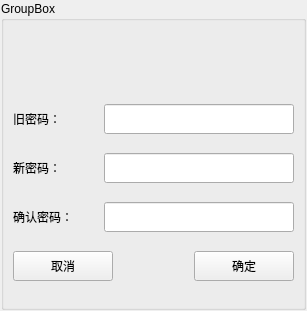
<?xml version="1.0" encoding="UTF-8"?>
<ui version="4.0">
 <class>PasswordChangeForm</class>
 <widget class="QWidget" name="PasswordChangeForm">
  <property name="geometry">
   <rect>
    <x>0</x>
    <y>0</y>
    <width>307</width>
    <height>311</height>
   </rect>
  </property>
  <property name="windowTitle">
   <string>Form</string>
  </property>
  <layout class="QGridLayout" name="gridLayout_2">
   <property name="leftMargin">
    <number>1</number>
   </property>
   <property name="topMargin">
    <number>1</number>
   </property>
   <property name="rightMargin">
    <number>1</number>
   </property>
   <property name="bottomMargin">
    <number>1</number>
   </property>
   <item row="0" column="0">
    <widget class="GroupBoxEx" name="groupBox">
     <property name="title">
      <string>GroupBox</string>
     </property>
     <layout class="QGridLayout" name="gridLayout">
      <property name="topMargin">
       <number>70</number>
      </property>
      <item row="0" column="0">
       <widget class="LabelEx" name="label">
        <property name="text">
         <string>旧密码：</string>
        </property>
       </widget>
      </item>
      <item row="0" column="1" colspan="2">
       <widget class="LineEditEx" name="lineEditPasswdOld">
        <property name="minimumSize">
         <size>
          <width>0</width>
          <height>30</height>
         </size>
        </property>
        <property name="echoMode">
         <enum>QLineEdit::Password</enum>
        </property>
       </widget>
      </item>
      <item row="1" column="0">
       <widget class="LabelEx" name="label_2">
        <property name="text">
         <string>新密码：</string>
        </property>
       </widget>
      </item>
      <item row="1" column="1" colspan="2">
       <widget class="LineEditEx" name="lineEditPasswdNew">
        <property name="minimumSize">
         <size>
          <width>0</width>
          <height>30</height>
         </size>
        </property>
        <property name="echoMode">
         <enum>QLineEdit::Password</enum>
        </property>
       </widget>
      </item>
      <item row="2" column="0">
       <widget class="LabelEx" name="label_3">
        <property name="text">
         <string>确认密码：</string>
        </property>
       </widget>
      </item>
      <item row="2" column="1" colspan="2">
       <widget class="LineEditEx" name="lineEditPasswdMakeSure">
        <property name="minimumSize">
         <size>
          <width>0</width>
          <height>30</height>
         </size>
        </property>
        <property name="echoMode">
         <enum>QLineEdit::Password</enum>
        </property>
       </widget>
      </item>
      <item row="3" column="0" colspan="2">
       <widget class="PushButtonEx" name="pushButtonCancel">
        <property name="minimumSize">
         <size>
          <width>0</width>
          <height>30</height>
         </size>
        </property>
        <property name="maximumSize">
         <size>
          <width>100</width>
          <height>16777215</height>
         </size>
        </property>
        <property name="text">
         <string>取消</string>
        </property>
       </widget>
      </item>
      <item row="3" column="2">
       <widget class="PushButtonEx" name="pushButtonOk">
        <property name="minimumSize">
         <size>
          <width>100</width>
          <height>30</height>
         </size>
        </property>
        <property name="text">
         <string>确定</string>
        </property>
       </widget>
      </item>
     </layout>
    </widget>
   </item>
  </layout>
 </widget>
 <customwidgets>
  <customwidget>
   <class>GroupBoxEx</class>
   <extends>QGroupBox</extends>
   <header>ctrls/GroupBoxEx.h</header>
   <container>1</container>
  </customwidget>
  <customwidget>
   <class>LineEditEx</class>
   <extends>QLineEdit</extends>
   <header>ctrls/LineEditEx.h</header>
  </customwidget>
  <customwidget>
   <class>LabelEx</class>
   <extends>QLabel</extends>
   <header>ctrls/LabelEx.h</header>
  </customwidget>
  <customwidget>
   <class>PushButtonEx</class>
   <extends>QPushButton</extends>
   <header>ctrls/PushButtonEx.h</header>
  </customwidget>
 </customwidgets>
 <resources/>
 <connections/>
</ui>
